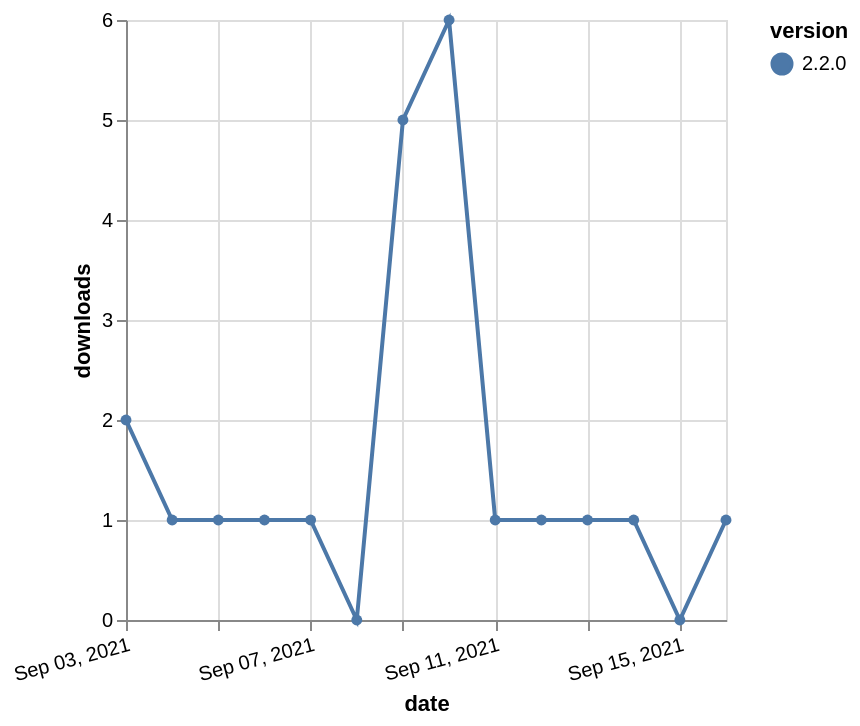

The specification (Vega-Lite) saved for this image:
### Vega-Lite specification from a JSON file in a GitHub repository (floating-point values rounded to 4 significant figures)
{"$schema": "https://vega.github.io/schema/vega-lite/v5.json", "description": "A simple bar chart with embedded data.", "data": {"values": [{"date": "2021-09-03", "total": 599, "delta": 2, "version": "2.2.0"}, {"date": "2021-09-04", "total": 600, "delta": 1, "version": "2.2.0"}, {"date": "2021-09-05", "total": 601, "delta": 1, "version": "2.2.0"}, {"date": "2021-09-06", "total": 602, "delta": 1, "version": "2.2.0"}, {"date": "2021-09-07", "total": 603, "delta": 1, "version": "2.2.0"}, {"date": "2021-09-08", "total": 603, "delta": 0, "version": "2.2.0"}, {"date": "2021-09-09", "total": 608, "delta": 5, "version": "2.2.0"}, {"date": "2021-09-10", "total": 614, "delta": 6, "version": "2.2.0"}, {"date": "2021-09-11", "total": 615, "delta": 1, "version": "2.2.0"}, {"date": "2021-09-12", "total": 616, "delta": 1, "version": "2.2.0"}, {"date": "2021-09-13", "total": 617, "delta": 1, "version": "2.2.0"}, {"date": "2021-09-14", "total": 618, "delta": 1, "version": "2.2.0"}, {"date": "2021-09-15", "total": 618, "delta": 0, "version": "2.2.0"}, {"date": "2021-09-16", "total": 619, "delta": 1, "version": "2.2.0"}]}, "width": "container", "mark": {"type": "line", "point": {"filled": true}}, "encoding": {"x": {"field": "date", "type": "temporal", "timeUnit": "yearmonthdate", "title": "date", "axis": {"labelAngle": -15}}, "y": {"field": "delta", "type": "quantitative", "title": "downloads"}, "color": {"field": "version", "type": "nominal"}, "tooltip": {"field": "delta"}}}
